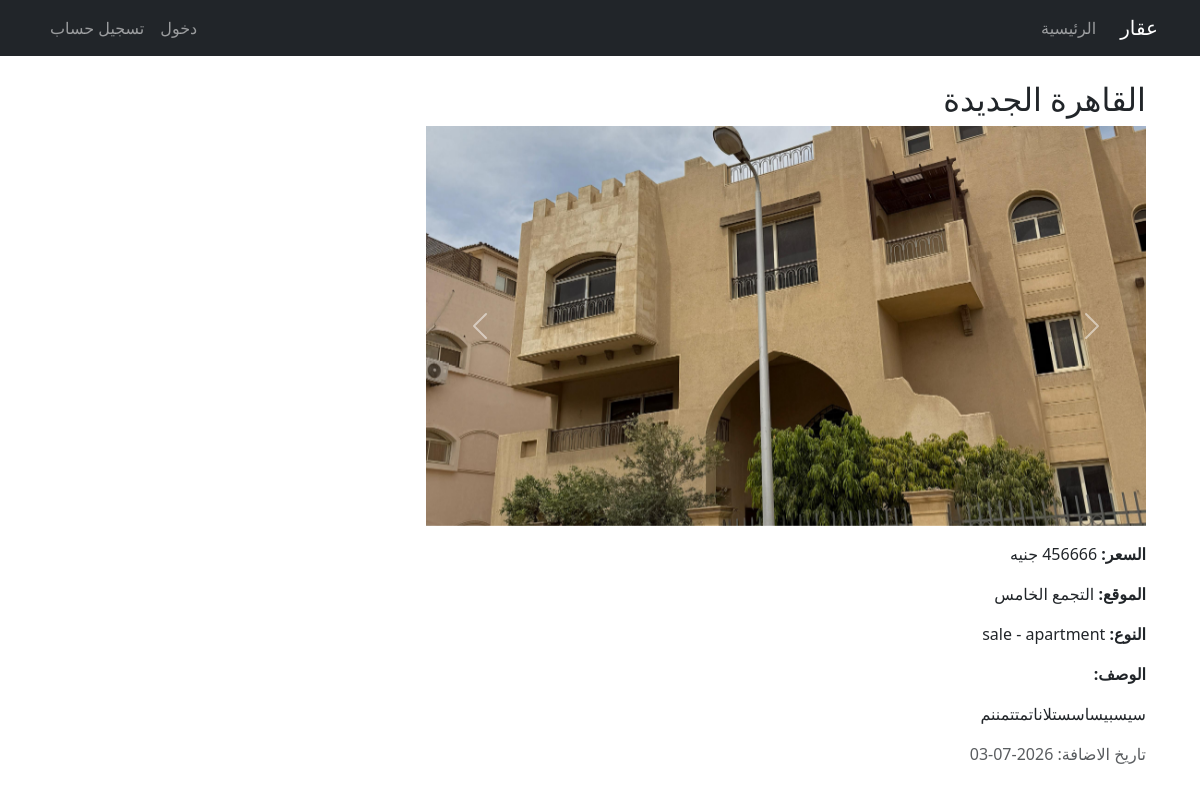
/property/1, run on the app's committed database.
### app/models.py (models this page shows, shortened)
class Property(db.Model):
    __tablename__ = 'properties'
    id = db.Column(db.Integer, primary_key=True)
    title = db.Column(db.String(100), nullable=False)
    price = db.Column(db.Integer, nullable=False)
    description = db.Column(db.Text, nullable=False)
    location = db.Column(db.String(100), nullable=False)
    type = db.Column(db.String(50), nullable=False)
    property_type = db.Column(db.String(50), nullable=False)
    created_at = db.Column(db.DateTime, nullable=False, default=datetime.utcnow)
    user_id = db.Column(db.Integer, db.ForeignKey('users.id'), nullable=False)
    images = db.relationship('PropertyImage', backref='property', lazy=True, cascade="all, delete-orphan")

class PropertyImage(db.Model):
    __tablename__ = 'property_images'
    id = db.Column(db.Integer, primary_key=True)
    image_file = db.Column(db.String(20), nullable=False, default='default.jpg')
    property_id = db.Column(db.Integer, db.ForeignKey('properties.id'), nullable=False)

### app/routes.py (the view)
@main.route("/property/<int:property_id>")
def property_detail(property_id):
    property = Property.query.get_or_404(property_id)
    return render_template('property.html', title=property.title, property=property)

### app/templates/property.html (shortened to what this page needs)
{% extends "base.html" %}
{% block content %}
<div class="container mt-4">
    <div class="row">
        <div class="col-md-8">
            <h2>{{ property.title }}</h2>
            {% if property.images %}
            <div id="carouselExample" class="carousel slide mb-3">
                <div class="carousel-inner">
                    {% for image in property.images %}
                    <div class="carousel-item {% if loop.first %}active{% endif %}">
                        <img src="{{ url_for('static', filename='property_pics/' + image.image_file) }}" class="d-block w-100" style="height: 400px; object-fit: cover;">
                    </div>
                    {% endfor %}
                </div>
                <button class="carousel-control-prev" type="button" data-bs-target="#carouselExample" data-bs-slide="prev">
                    <span class="carousel-control-prev-icon"></span>
                </button>
                <button class="carousel-control-next" type="button" data-bs-target="#carouselExample" data-bs-slide="next">
                    <span class="carousel-control-next-icon"></span>
                </button>
            </div>
            {% endif %}
            <p><strong>السعر:</strong> {{ property.price }} جنيه</p>
            <p><strong>الموقع:</strong> {{ property.location }}</p>
            <p><strong>النوع:</strong> {{ property.type }} - {{ property.property_type }}</p>
            <p><strong>الوصف:</strong></p>
            <p>{{ property.description }}</p>
            <p class="text-muted">تاريخ الاضافة: {{ property.created_at.strftime('%Y-%m-%d') }}</p>
        </div>
    </div>
</div>
{% endblock content %}

### data on the page
Property: title "القاهرة الجديدة", price "456666", location "التجمع الخامس", type "sale", property_type "apartment", description "سيسبيساسستلاناتمتتمننم", created_at "2026-07-03"
PropertyImage: image_file (picture)
